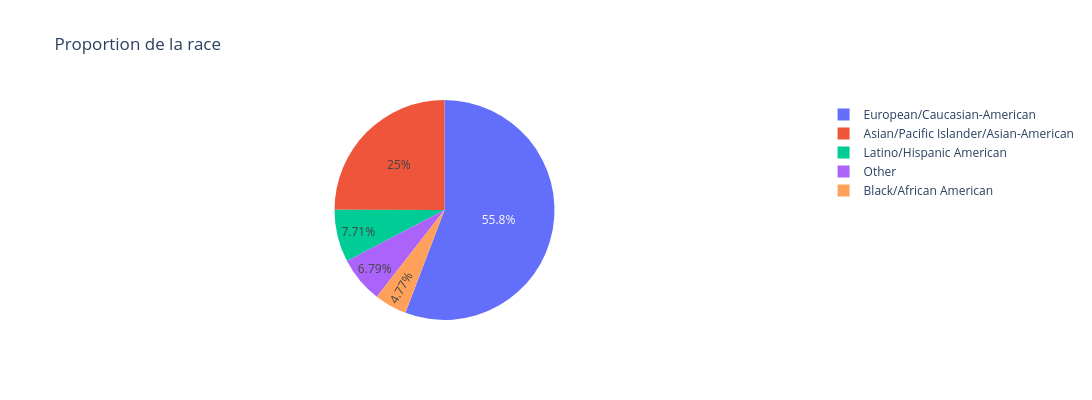

Write notebook code for a chart like this one.
### Markdown cell above
Distribution de la race

### Code cell
race_data = data_unique["race"].value_counts()
race = px.pie(
    values=race_data, 
    names=race_data.index,
    title="Proportion de la race"
)
race.update_layout(width=1800, height=400)
race.show()

show_images(race, "../images/race.png")

### Figure 1 — Plotly figure (JSON) as saved in the notebook; plotly's stock layout.template omitted (floating-point values rounded to 4 significant figures)
{"data": [{"domain": {"x": [0, 1], "y": [0, 1]}, "hovertemplate": "label=%{label}<br>value=%{value}<extra></extra>", "labels": ["European/Caucasian-American", "Asian/Pacific Islander/Asian-American", "Latino/Hispanic American", "Other", "Black/African American"], "legendgroup": "", "name": "", "showlegend": true, "type": "pie", "values": [304, 136, 42, 37, 26]}], "layout": {"height": 400, "legend": {"tracegroupgap": 0}, "title": {"text": "Proportion de la race"}, "width": 1800}}
